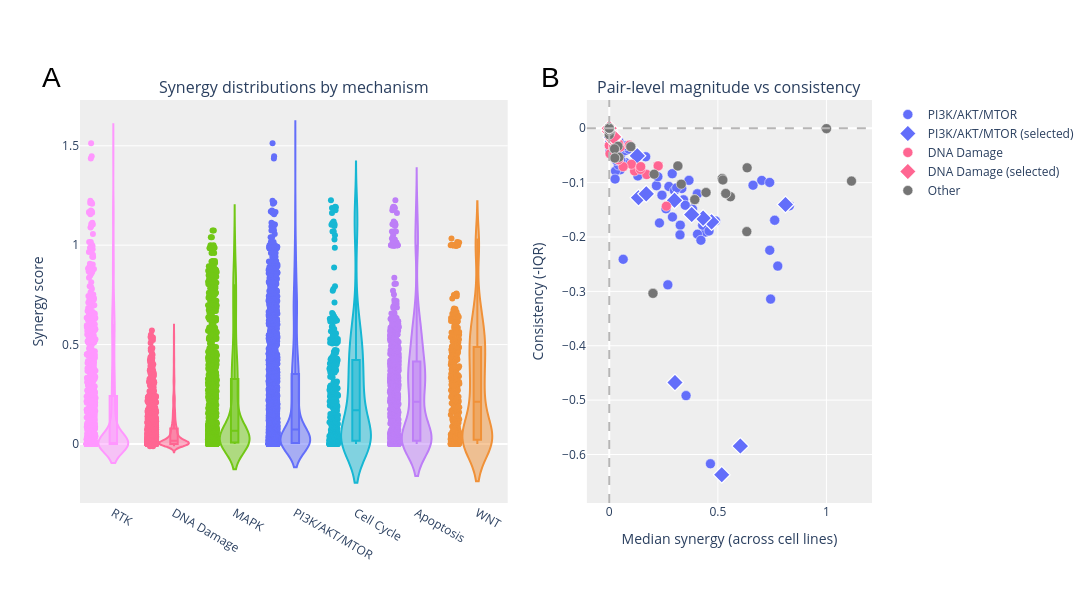

The notebook cell this image was saved under:
### Code cell
# Combined Plotly figure: violin (left) + scatter (right) in 1x2 layout


# Create subplots: violin on col 1, scatter on col 2
fig = make_subplots(rows=1, cols=2, subplot_titles=("Synergy distributions by mechanism","Pair-level magnitude vs consistency"),
                    specs=[[{"type": "violin"}, {"type": "xy"}]],
                    column_widths=[0.6, 0.4],
                    horizontal_spacing=0.1
                    )

# Add a violin trace per mechanism to the left subplot
for mech in order_mech:
    yvals = stacked.loc[stacked["mechanism"]==mech, "synergy"].dropna().values
    if len(yvals) == 0:
        continue
    fig.add_trace(go.Violin(y=yvals, name=mech, box_visible=True, meanline_visible=False,
                             points="all", marker=dict(color=moa_colors.get(mech, '#cccccc')),
                             showlegend=False), row=1, col=1)

# Panel B: scatter per family (use selected flag in pair_stats)
# Ensure 'selected' column exists in pair_stats
if 'selected' not in pair_stats.columns:
    pair_stats['selected'] = pair_stats.apply(lambda r: f"{r['PD_A']} | {r['PD_B']}" in PD_combi, axis=1)

for fam in family_order:
    sub = pair_stats[pair_stats["family"]==fam]
    if sub.empty:
        continue
    # two traces so selected points can have a different marker symbol/edge
    not_sel = sub[~sub['selected']]
    sel = sub[sub['selected']]
    if not not_sel.empty:
        fig.add_trace(go.Scatter(x=not_sel['median'], y=not_sel['consistency'], mode='markers',
                                 marker=dict(size=10, color=family_colors[fam], line=dict(width=0.5, color='white')),
                                 name=fam, showlegend=True), row=1, col=2)
    if not sel.empty:
        fig.add_trace(go.Scatter(x=sel['median'], y=sel['consistency'], mode='markers',
                                 marker=dict(size=13, color=family_colors[fam], line=dict(width=1.2, color='white'), symbol='diamond'),
                                 name=fam + ' (selected)', showlegend=True), row=1, col=2)

# Reference lines (for scatter subplot)
fig.add_vline(x=0, line_dash="dash", line_color="#b6b5b5", row=1, col=2)
fig.add_hline(y=0, line_dash="dash", line_color="#b6b5b5", row=1, col=2)

# Layout tweaks
fig.update_layout(
    # title="Synergy: distributions and pair-level consistency",
                  plot_bgcolor="#eeeeee",
                  height=600, width=1400)
fig.update_xaxes(title_text="", row=1, col=1)
fig.update_yaxes(title_text="Synergy score", row=1, col=1)
fig.update_xaxes(title_text="Median synergy (across cell lines)", row=1, col=2)
fig.update_yaxes(title_text="Consistency (-IQR)", row=1, col=2)

# Add panel labels (A, B) to the left of each subplot in paper coordinates
fig.add_annotation(dict(x=-0.05, y=1.1, xref='paper', yref='paper', text='A', showarrow=False,
                        font=dict(size=28, family='Arial', color='black'), xanchor='left', yanchor='top'))
fig.add_annotation(dict(x=0.58, y=1.1, xref='paper', yref='paper', text='B', showarrow=False,
                        font=dict(size=28, family='Arial', color='black'), xanchor='left', yanchor='top'))

fig.show()
# Save combined figure
# fig.write_image(supplementary_files_path + 'Figure1.svg', scale=4)
# fig.write_html(supplementary_files_path + 'Figure1.html')

### Figure 1 — Plotly figure (JSON) as saved in the notebook; plotly's stock layout.template omitted (floating-point values rounded to 4 significant figures; data arrays with more than 128 entries replaced by an {"elided": "..."} marker saying what was removed)
{"data": [{"box": {"visible": true}, "marker": {"color": "#FF97FF"}, "meanline": {"visible": false}, "name": "RTK", "points": "all", "showlegend": false, "type": "violin", "xaxis": "x", "y": {"elided": "960 float values"}, "yaxis": "y"}, {"box": {"visible": true}, "marker": {"color": "#FF6692"}, "meanline": {"visible": false}, "name": "DNA Damage", "points": "all", "showlegend": false, "type": "violin", "xaxis": "x", "y": {"elided": "1280 float values"}, "yaxis": "y"}, {"box": {"visible": true}, "marker": {"color": "#71C715"}, "meanline": {"visible": false}, "name": "MAPK", "points": "all", "showlegend": false, "type": "violin", "xaxis": "x", "y": {"elided": "960 float values"}, "yaxis": "y"}, {"box": {"visible": true}, "marker": {"color": "#636EFA"}, "meanline": {"visible": false}, "name": "PI3K/AKT/MTOR", "points": "all", "showlegend": false, "type": "violin", "xaxis": "x", "y": {"elided": "2240 float values"}, "yaxis": "y"}, {"box": {"visible": true}, "marker": {"color": "#16B7D3"}, "meanline": {"visible": false}, "name": "Cell Cycle", "points": "all", "showlegend": false, "type": "violin", "xaxis": "x", "y": {"elided": "320 float values"}, "yaxis": "y"}, {"box": {"visible": true}, "marker": {"color": "#bd7ef7"}, "meanline": {"visible": false}, "name": "Apoptosis", "points": "all", "showlegend": false, "type": "violin", "xaxis": "x", "y": {"elided": "640 float values"}, "yaxis": "y"}, {"box": {"visible": true}, "marker": {"color": "#F09138"}, "meanline": {"visible": false}, "name": "WNT", "points": "all", "showlegend": false, "type": "violin", "xaxis": "x", "y": {"elided": "320 float values"}, "yaxis": "y"}, {"marker": {"color": "#636EFA", "line": {"color": "white", "width": 0.5}, "size": 10}, "mode": "markers", "name": "PI3K/AKT/MTOR", "showlegend": true, "type": "scatter", "x": [-0.0, -0.0, 0.04383, 0.3269, -0.0, 0.231, 0.261, 0.02124, 0.2172, 0.06413, 0.2747, 0.2427, 0.002313, 0.291, 0.1673, 0.05064, 0.03475, 0.003387, 0.4058, 0.4058, 0.02516, 0.7021, -0.0, 0.7759, -0.0, -0.0, 0.4441, 0.3421, -0.0, 0.07475, 0.05298, 0.02864, 0.8114, 0.05042, 0.7385, -0.0, 0.7429, -0.0, 0.4301, 0.3779, 0.4894, -0.0, 0.4371, 0.3831, 0.04178, 0.05177, 0.02675, 0.8289, 0.8289, 0.03398, 0.02161, 0.07461, 0.01476, 0.001018, 0.03198, -0.0, 0.03166, 0.004045, 0.001222, 0.05372, 0.03101, 0.07475, 0.019, 0.02463, 0.03877, 0.03877, 0.662, -0.0, 0.3257, 0.09024, 0.3339, 0.3535, 0.2239, 0.3001, -0.0, 0.3671, 0.2898, 0.03767, 0.0755, 0.02223, -0.0, -0.0, 0.7389, -0.0, -0.0, 0.4063, 0.4658, 0.3102, 0.4592, -0.0, 0.422, 0.3499, 0.01872, 0.03157, 0.03247, 0.7616, 0.7616, 0.2697, -0.0, 0.1317, 0.1678, 0.0004109, 0.06193, 0.04485, 0.05243, 0.3004], "xaxis": "x2", "y": [-0.0, -0.0, -0.03927, -0.1782, -0.0, -0.1742, -0.1481, -0.04609, -0.1055, -0.241, -0.1072, -0.123, -0.007556, -0.1632, -0.08434, -0.07626, -0.04491, -0.04285, -0.1205, -0.1205, -0.02084, -0.09591, -0.0, -0.2535, -0.0, -0.0, -0.1909, -0.1316, -0.001266, -0.06329, -0.03753, -0.07862, -0.1402, -0.03619, -0.09967, -0.0003361, -0.3143, -0.0, -0.1782, -0.1526, -0.1704, -0.002121, -0.1647, -0.1487, -0.06757, -0.0498, -0.09342, -0.1426, -0.1426, -0.02452, -0.02239, -0.04101, -0.01986, -0.002157, -0.03819, -0.005986, -0.03727, -0.007917, -0.004921, -0.03096, -0.03815, -0.03534, -0.0101, -0.03145, -0.03817, -0.03817, -0.1047, -0.0, -0.1961, -0.03835, -0.1108, -0.4917, -0.08905, -0.1149, -0.001478, -0.09578, -0.08354, -0.04021, -0.03211, -0.03988, -0.0, -0.0, -0.2245, -1.766e-08, -1.766e-08, -0.1948, -0.6171, -0.1097, -0.1889, -0.000609, -0.206, -0.1416, -0.05314, -0.02825, -0.05925, -0.1693, -0.1693, -0.288, -2.595e-08, -0.08763, -0.05242, -0.003277, -0.06305, -0.02471, -0.05892, -0.1326], "yaxis": "y2"}, {"marker": {"color": "#636EFA", "line": {"color": "white", "width": 1.2}, "size": 13, "symbol": "diamond"}, "mode": "markers", "name": "PI3K/AKT/MTOR (selected)", "showlegend": true, "type": "scatter", "x": [0.0105, 0.5179, 0.4711, 0.4321, 0.3796, 0.8114, 0.01475, 0.6035, 0.3025, 0.1347, 0.1703, 0.1292, 0.3004], "xaxis": "x2", "y": [-0.01677, -0.6373, -0.1722, -0.1652, -0.1587, -0.1402, -0.02369, -0.5845, -0.4677, -0.1277, -0.1206, -0.05066, -0.1326], "yaxis": "y2"}, {"marker": {"color": "#FF6692", "line": {"color": "white", "width": 0.5}, "size": 10}, "mode": "markers", "name": "DNA Damage", "showlegend": true, "type": "scatter", "x": [0.2629, -0.0, -0.0, 0.1164, 0.01169, -0.0, 0.004343, 0.0003061, 0.1726, 0.0001014, 0.04352, 0.01945, -0.0, -0.0, -0.0, 0.003362, 0.1019, -0.0, 0.1434, 0.1449, -0.0, 0.05062, 0.2252, 0.2252, 0.0001667, 0.02042, 0.02038, 0.0001411, -0.0, 0.002111, 0.0005911, 0.001125, 0.001125, 0.06392, 0.02873, 0.04173, 0.02243, 0.04206, 0.04206, 0.01911, 0.0924, 0.0924], "xaxis": "x2", "y": [-0.1433, -0.0, -0.0, -0.07852, -0.02, -0.0, -0.005389, -0.003641, -0.08514, -0.00354, -0.058, -0.01818, -0.03164, -0.0, -0.0, -0.04692, -0.06625, -0.0, -0.07563, -0.07059, -0.0, -0.03431, -0.06919, -0.06919, -0.00212, -0.03581, -0.01985, -0.004278, -0.0002778, -0.003137, -0.003278, -0.005522, -0.005522, -0.07063, -0.02011, -0.058, -0.0303, -0.02819, -0.02819, -0.03446, -0.03112, -0.03112], "yaxis": "y2"}, {"marker": {"color": "#FF6692", "line": {"color": "white", "width": 1.2}, "size": 13, "symbol": "diamond"}, "mode": "markers", "name": "DNA Damage (selected)", "showlegend": true, "type": "scatter", "x": [0.0006112, -0.0, 0.01667, 0.01974], "xaxis": "x2", "y": [-0.005149, -0.0, -0.01947, -0.01572], "yaxis": "y2"}, {"marker": {"color": "#757575", "line": {"color": "white", "width": 0.5}, "size": 10}, "mode": "markers", "name": "Other", "showlegend": true, "type": "scatter", "x": [0.2067, 0.5579, -0.0, 0.6348, 0.3315, 0.6333, -0.0, -0.0, -0.0, -0.0, -0.0, 0.003954, 0.002301, -0.0, 0.003523, 0.09902, 0.09902, -0.0, 1.0, 0.52, -0.0, 0.04028, 0.5363, 0.5363, -0.0, -0.0, -0.0, -0.0, 0.2012, 0.2012, -0.0, 1.115, 0.02378, 0.3937, 0.3937, 0.5231, 0.0448, 0.3158, 0.3158, 0.0243, 0.4456, 0.4456, 0.02557, 0.02557, -0.0], "xaxis": "x2", "y": [-0.08445, -0.126, -0.0, -0.07272, -0.1028, -0.1901, -0.0, -0.0, -0.0, -0.0, -0.0, -0.007193, -0.004933, -1.379e-05, -0.008287, -0.03379, -0.03379, -0.01187, -0.0006577, -0.09248, -0.00375, -0.03303, -0.1199, -0.1199, -0.0, -0.0, -0.0, -0.0, -0.3037, -0.3037, -0.0, -0.0972, -0.03869, -0.1312, -0.1312, -0.09508, -0.05319, -0.06929, -0.06929, -0.03788, -0.1182, -0.1182, -0.05469, -0.05469, -1.456e-08], "yaxis": "y2"}], "layout": {"annotations": [{"font": {"size": 16}, "showarrow": false, "text": "Synergy distributions by mechanism", "x": 0.27, "xanchor": "center", "xref": "paper", "y": 1, "yanchor": "bottom", "yref": "paper"}, {"font": {"size": 16}, "showarrow": false, "text": "Pair-level magnitude vs consistency", "x": 0.82, "xanchor": "center", "xref": "paper", "y": 1, "yanchor": "bottom", "yref": "paper"}, {"font": {"color": "black", "family": "Arial", "size": 28}, "showarrow": false, "text": "A", "x": -0.05, "xanchor": "left", "xref": "paper", "y": 1.1, "yanchor": "top", "yref": "paper"}, {"font": {"color": "black", "family": "Arial", "size": 28}, "showarrow": false, "text": "B", "x": 0.58, "xanchor": "left", "xref": "paper", "y": 1.1, "yanchor": "top", "yref": "paper"}], "height": 600, "plot_bgcolor": "#eeeeee", "shapes": [{"line": {"color": "#b6b5b5", "dash": "dash"}, "type": "line", "x0": 0, "x1": 0, "xref": "x2", "y0": 0, "y1": 1, "yref": "y2 domain"}, {"line": {"color": "#b6b5b5", "dash": "dash"}, "type": "line", "x0": 0, "x1": 1, "xref": "x2 domain", "y0": 0, "y1": 0, "yref": "y2"}], "width": 1400, "xaxis": {"anchor": "y", "domain": [0, 0.54], "title": {"text": ""}}, "xaxis2": {"anchor": "y2", "domain": [0.64, 1], "title": {"text": "Median synergy (across cell lines)"}}, "yaxis": {"anchor": "x", "domain": [0, 1], "title": {"text": "Synergy score"}}, "yaxis2": {"anchor": "x2", "domain": [0, 1], "title": {"text": "Consistency (-IQR)"}}}}
